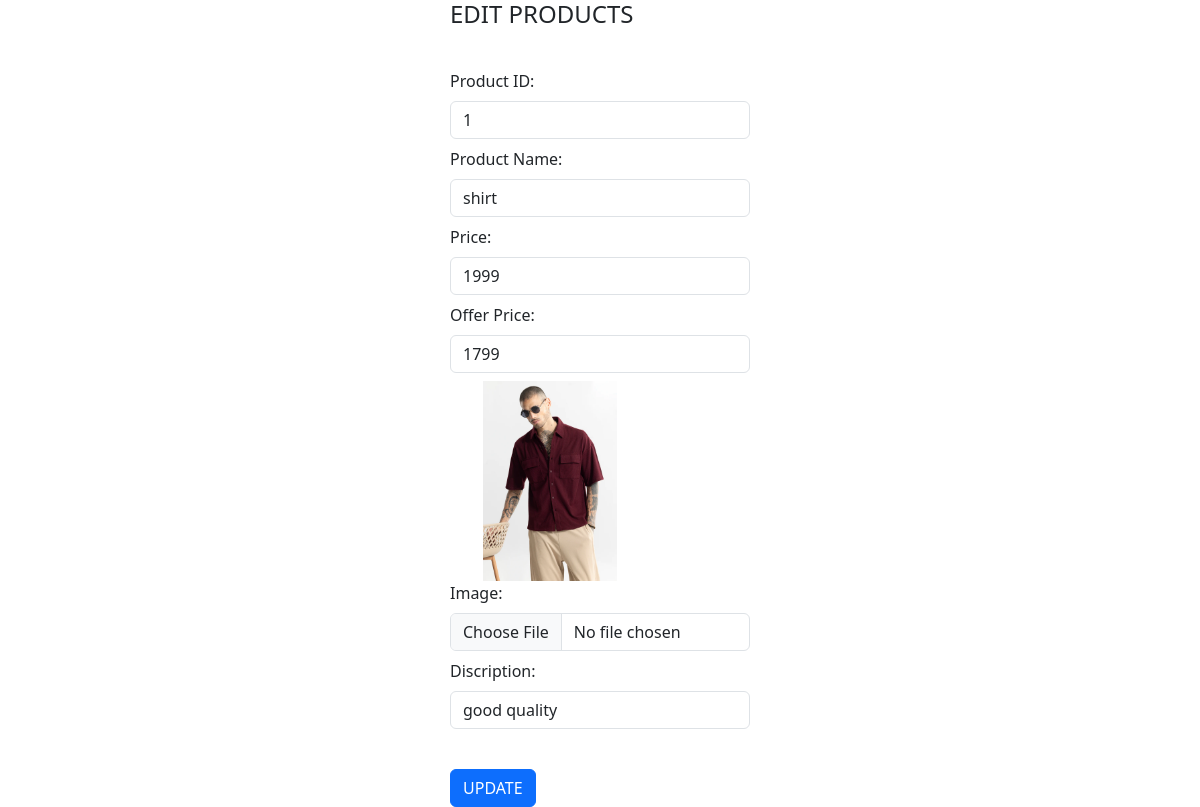
Before: /edit_prod/5 (signed in) with the older database file.
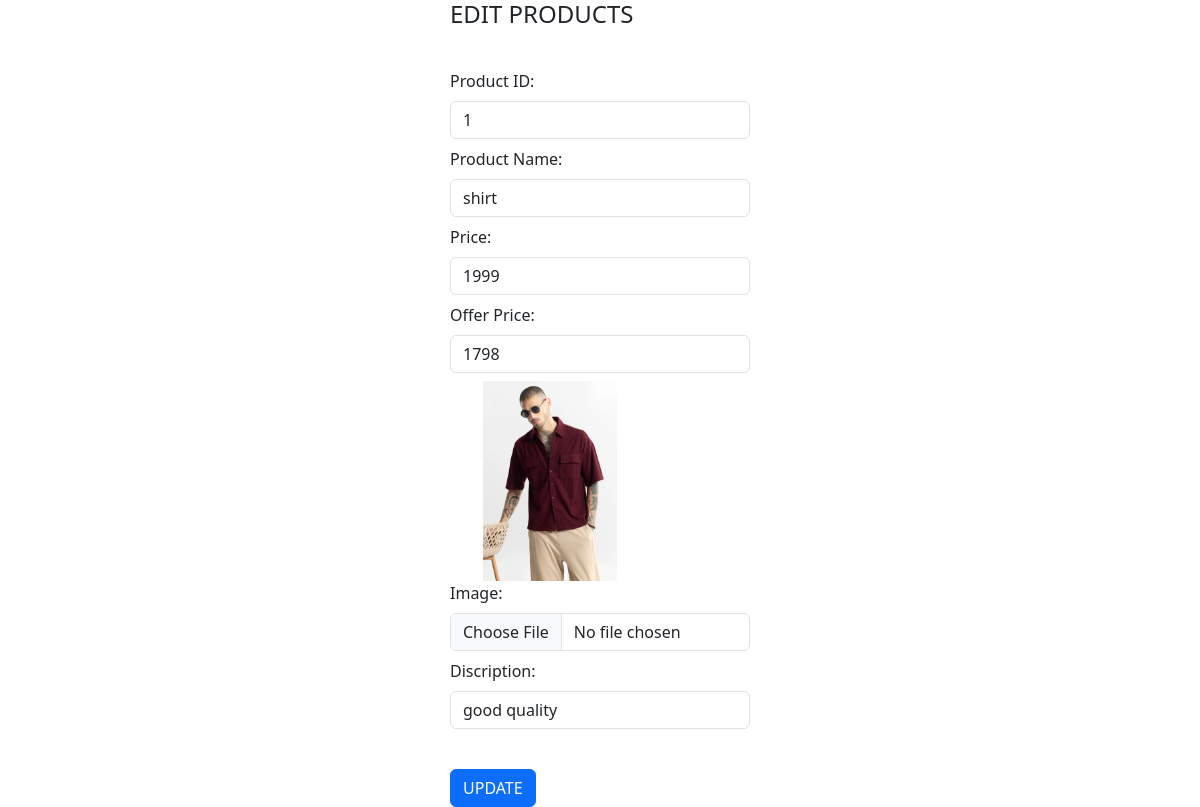
After: the same page with the newer database file.
### app/models.py (models this page shows)
class Product(models.Model):
    pro_id=models.TextField()
    name=models.TextField()
    price=models.IntegerField()
    ofr_price=models.IntegerField()
    img=models.FileField()
    dis=models.TextField()

### app/views.py (the view)
# urls.py: path('edit_prod/<pid>',views.edit_prod),
def edit_prod(req,pid):
    if 'drs_shop' in req.session:
        if req.method=='POST':
            prd_id=req.POST['prd_id']
            prd_name=req.POST['prd_name']
            prd_price=req.POST['prd_price']
            ofr_price=req.POST['ofr_price']
            prd_dis=req.POST['prd_dis']
            img=req.FILES.get('img')
            if img:
                Product.objects.filter(pk=pid).update(pro_id=prd_id,name=prd_name,price=prd_price,ofr_price=ofr_price,dis=prd_dis)
                data=Product.objects.get(pk=pid)
                data.img=img
                data.save()
            else:
                Product.objects.filter(pk=pid).update(pro_id=prd_id,name=prd_name,price=prd_price,ofr_price=ofr_price,dis=prd_dis)
            return redirect(shp_home)
        else:
            data=Product.objects.get(pk=pid)
            return render(req,'shop/edit.html',{'product':data})
    else:
        return redirect(shp_login)

### templates/shop/edit.html (shortened to what this page needs)
<!DOCTYPE html>
<html lang="en">
<head>
    <link href="https://cdn.jsdelivr.net/npm/bootstrap@5.3.3/dist/css/bootstrap.min.css" rel="stylesheet">
</head>
<body>
    <div class="form-container">
    <div>
    <h4>EDIT PRODUCTS</h4><br>
    <form action="" method="post" enctype="multipart/form-data">
        <div class="mb-2 mt-2">
            <label for="prod_id" class="form-label">Product ID:</label>
            <input type="text" class="form-control" placeholder="Enter Product Id" name="prd_id" value="{{product.pro_id}}">
          </div>
          <div class="mb-2">
            <label for="prd_name" class="form-label">Product Name:</label>
            <input type="text" class="form-control" placeholder="Enter Product name" name="prd_name" value="{{product.name}}">
          </div>
          <div class="mb-2">
            <label for="price" class="form-label">Price:</label>
            <input type="number" class="form-control" placeholder="Enter Product price" name="prd_price" value="{{product.price}}">
          </div>
          <div class="mb-2">
            <label for="ofrprice" class="form-label">Offer Price:</label>
            <input type="number" class="form-control" placeholder="Enter Offer price" name="ofr_price" value="{{product.ofr_price}}">
          </div>
          <img src="{{product.img.url}}" alt="" style="width: 200px; height: 200px;object-fit: contain;">
          <div class="mb-2">
            <label for="img" class="form-label">Image:</label>
            <input type="file" class="form-control" name="img">
          </div>
          <div class="mb-2">
            <label for="dis" class="form-label">Discription:</label>
            <input type="text" class="form-control" placeholder="Enter Product details" name="prd_dis" value="{{product.dis}}">
          </div>
          <div class="form-check mb-2">
          </div>
          <div>
            <button type="submit" class="btn btn-primary">UPDATE</button>
          </div>
    </form>
</div>
</div>
</body>
</html>

Changed rows visible on the page:
changed Product "shirt": ofr_price "1799" → "1798"
